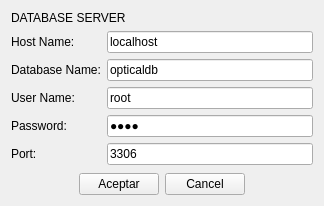
<?xml version="1.0" encoding="UTF-8"?>
<ui version="4.0">
 <class>ConfigProgram</class>
 <widget class="QWidget" name="ConfigProgram">
  <property name="geometry">
   <rect>
    <x>0</x>
    <y>0</y>
    <width>324</width>
    <height>206</height>
   </rect>
  </property>
  <property name="windowTitle">
   <string>Configuración de base de datos</string>
  </property>
  <property name="windowIcon">
   <iconset>
    <normaloff>:/new/1349716435_cog.png</normaloff>:/new/1349716435_cog.png</iconset>
  </property>
  <layout class="QGridLayout" name="gridLayout_2">
   <item row="0" column="0">
    <layout class="QGridLayout" name="gridLayout">
     <item row="1" column="0">
      <spacer name="horizontalSpacer">
       <property name="orientation">
        <enum>Qt::Horizontal</enum>
       </property>
       <property name="sizeHint" stdset="0">
        <size>
         <width>38</width>
         <height>20</height>
        </size>
       </property>
      </spacer>
     </item>
     <item row="1" column="1">
      <widget class="QPushButton" name="pushButton">
       <property name="text">
        <string>Aceptar</string>
       </property>
      </widget>
     </item>
     <item row="1" column="2">
      <widget class="QPushButton" name="pushButton_2">
       <property name="text">
        <string>Cancel</string>
       </property>
      </widget>
     </item>
     <item row="1" column="3">
      <spacer name="horizontalSpacer_2">
       <property name="orientation">
        <enum>Qt::Horizontal</enum>
       </property>
       <property name="sizeHint" stdset="0">
        <size>
         <width>58</width>
         <height>20</height>
        </size>
       </property>
      </spacer>
     </item>
     <item row="0" column="0" colspan="4">
      <layout class="QFormLayout" name="formLayout">
       <property name="fieldGrowthPolicy">
        <enum>QFormLayout::AllNonFixedFieldsGrow</enum>
       </property>
       <item row="0" column="0" colspan="2">
        <widget class="QLabel" name="label_6">
         <property name="text">
          <string>DATABASE SERVER</string>
         </property>
        </widget>
       </item>
       <item row="1" column="0">
        <widget class="QLabel" name="label">
         <property name="text">
          <string>Host Name:</string>
         </property>
        </widget>
       </item>
       <item row="1" column="1">
        <widget class="QLineEdit" name="lineEdit_hostName">
         <property name="text">
          <string>localhost</string>
         </property>
        </widget>
       </item>
       <item row="2" column="0">
        <widget class="QLabel" name="label_2">
         <property name="text">
          <string>Database Name:</string>
         </property>
        </widget>
       </item>
       <item row="2" column="1">
        <widget class="QLineEdit" name="lineEdit_databaseName">
         <property name="text">
          <string>opticaldb</string>
         </property>
        </widget>
       </item>
       <item row="3" column="0">
        <widget class="QLabel" name="label_3">
         <property name="text">
          <string>User Name:</string>
         </property>
        </widget>
       </item>
       <item row="3" column="1">
        <widget class="QLineEdit" name="lineEdit_userName">
         <property name="text">
          <string>root</string>
         </property>
        </widget>
       </item>
       <item row="4" column="0">
        <widget class="QLabel" name="label_4">
         <property name="text">
          <string>Password:</string>
         </property>
        </widget>
       </item>
       <item row="4" column="1">
        <widget class="QLineEdit" name="lineEdit_password">
         <property name="text">
          <string>1234</string>
         </property>
         <property name="echoMode">
          <enum>QLineEdit::Password</enum>
         </property>
        </widget>
       </item>
       <item row="5" column="0">
        <widget class="QLabel" name="label_10">
         <property name="text">
          <string>Port:</string>
         </property>
        </widget>
       </item>
       <item row="5" column="1">
        <widget class="QLineEdit" name="lineEdit_port">
         <property name="text">
          <string>3306</string>
         </property>
        </widget>
       </item>
      </layout>
     </item>
    </layout>
   </item>
  </layout>
 </widget>
 <resources/>
 <connections/>
</ui>
